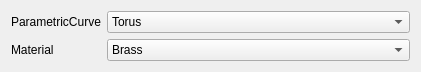
    <widget class="QWidget" name="layoutWidget">
     <property name="geometry">
      <rect>
       <x>10</x>
       <y>10</y>
       <width>421</width>
       <height>51</height>
      </rect>
     </property>
     <layout class="QFormLayout" name="formLayout_4">
      <item row="0" column="0">
       <widget class="QLabel" name="parametricCurveLabel_2">
        <property name="text">
         <string>ParametricCurve</string>
        </property>
       </widget>
      </item>
      <item row="0" column="1">
       <widget class="QComboBox" name="ParametricSurfaceCombo">
        <item>
         <property name="text">
          <string>Torus</string>
         </property>
        </item>
        <item>
         <property name="text">
          <string>Hyperboloid</string>
         </property>
        </item>
        <item>
         <property name="text">
          <string>Cylindrical helicoid</string>
         </property>
        </item>
        <item>
         <property name="text">
          <string>Alfred Gray</string>
         </property>
        </item>
        <item>
         <property name="text">
          <string>Klein Bottle</string>
         </property>
        </item>
        <item>
         <property name="text">
          <string>Dini</string>
         </property>
        </item>
       </widget>
      </item>
      <item row="1" column="0">
       <widget class="QLabel" name="label_16">
        <property name="text">
         <string>Material</string>
        </property>
       </widget>
      </item>
      <item row="1" column="1">
       <widget class="QComboBox" name="materialCombo_2">
        <item>
         <property name="text">
          <string>Brass</string>
         </property>
        </item>
        <item>
         <property name="text">
          <string>Gold</string>
         </property>
        </item>
        <item>
         <property name="text">
          <string>Silver</string>
         </property>
        </item>
        <item>
         <property name="text">
          <string>Emerald</string>
         </property>
        </item>
        <item>
         <property name="text">
          <string>Pearl</string>
         </property>
        </item>
        <item>
         <property name="text">
          <string>Ruby</string>
         </property>
        </item>
        <item>
         <property name="text">
          <string>Turquoise</string>
         </property>
        </item>
       </widget>
      </item>
     </layout>
    </widget>
